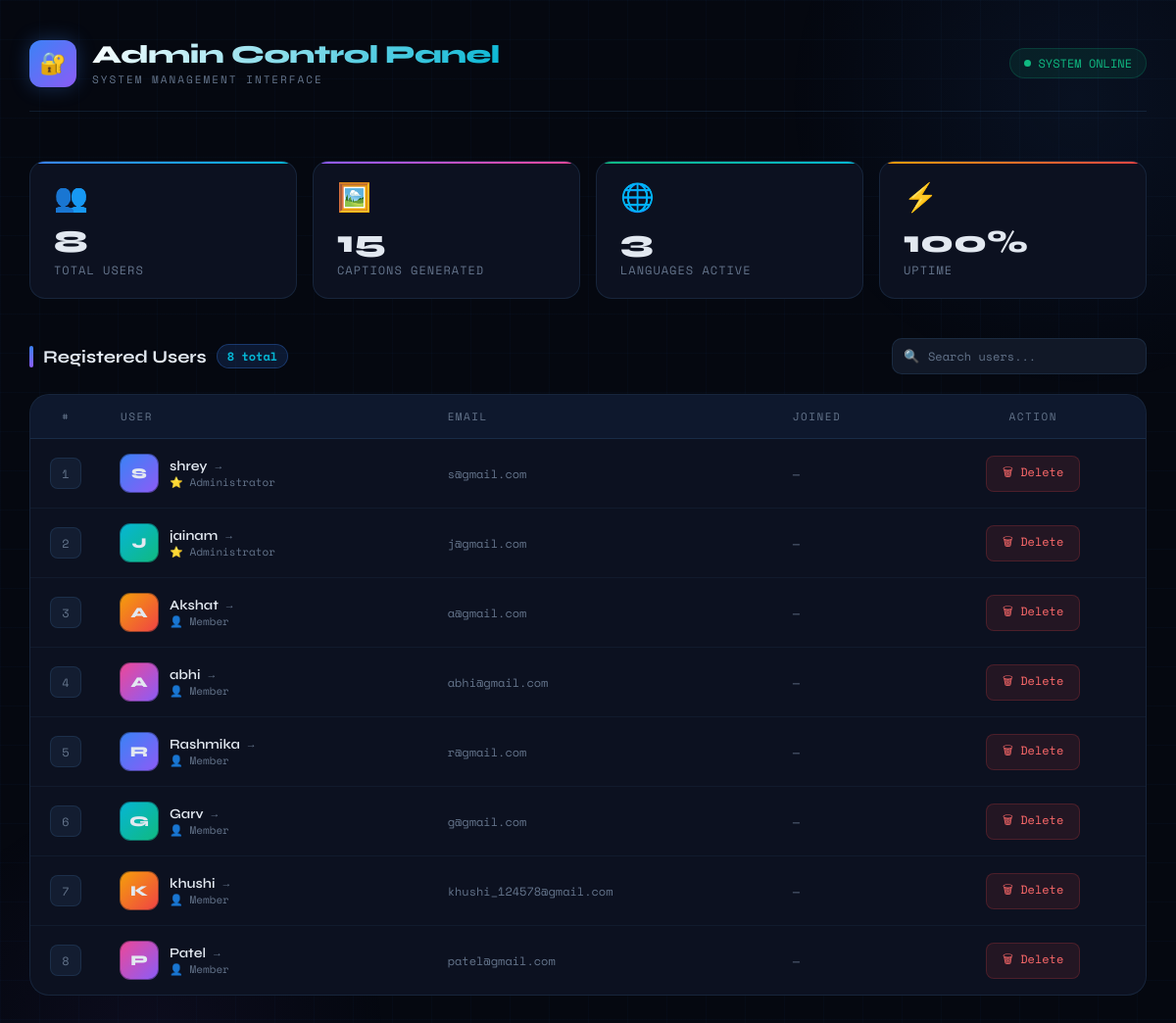
The page /admin (signed in) on the database its author committed.
### app.py (models this page shows)
class User(db.Model):
    __tablename__ = "users"
    id = db.Column(db.Integer, primary_key=True)
    username = db.Column(db.String(100), unique=True, nullable=False)
    email = db.Column(db.String(120), unique=True, nullable=False)
    password = db.Column(db.String(200), nullable=False)

### app.py (the view)
@app.route('/admin')
def admin():
    if 'user' not in session:
        return redirect(url_for('login'))
    allowed_admins = ["shrey", "jainam"]
    if session['user'].lower() not in allowed_admins:
        return "Access Denied"
    users = User.query.all()
    captions = ImageCaption.query.order_by(ImageCaption.id.desc()).all()
    return render_template("admin.html", users=users, captions=captions)

### templates/admin.html (shortened to what this page needs)
<!DOCTYPE html>
<html lang="en">
<head>
</head>
<body>
<div class="wrapper">
    <div class="header">
        <div class="header-left">
            <div class="logo-icon">🔐</div>
            <div>
                <div class="header-title">Admin Control Panel</div>
                <div class="header-subtitle">System Management Interface</div>
            </div>
        </div>
        <div class="header-right">
            <div class="status-pill">
                <div class="status-dot"></div>
                SYSTEM ONLINE
            </div>
        </div>
    </div>
    <div class="stats-row">
        <div class="stat-card">
            <div class="stat-icon">👥</div>
            <div class="stat-value">{{ users|length }}</div>
            <div class="stat-label">Total Users</div>
        </div>
        <div class="stat-card">
            <div class="stat-icon">🖼️</div>
            <div class="stat-value">{{ captions|length }}</div>
            <div class="stat-label">Captions Generated</div>
        </div>
        <div class="stat-card">
            <div class="stat-icon">🌐</div>
            <div class="stat-value">3</div>
            <div class="stat-label">Languages Active</div>
        </div>
        <div class="stat-card">
            <div class="stat-icon">⚡</div>
            <div class="stat-value">100%</div>
            <div class="stat-label">Uptime</div>
        </div>
    </div>
    <div class="section-header">
        <div class="section-title">
            <div class="section-title-bar"></div>
            Registered Users
            <span class="section-badge">{{ users|length }} total</span>
        </div>
        <div class="search-wrap">
            <span class="search-icon">🔍</span>
            <input type="text" id="searchInput" placeholder="Search users..." oninput="filterTable()">
        </div>
    </div>
    <div class="table-wrap">
        <table id="userTable">
            <thead>
                <tr>
                    <th>#</th>
                    <th>User</th>
                    <th>Email</th>
                    <th>Joined</th>
                    <th>Action</th>
                </tr>
            </thead>
            <tbody>
                {% for user in users %}
                <tr>
                    <td><span class="id-badge">{{ user.id }}</span></td>
                    <td>
                        <div class="user-cell">
                            <div class="avatar av-{{ loop.index0 % 4 }}">
                                {{ user.username[0].upper() }}
                            </div>
                            <div>
                                <a href="{{ url_for('view_user_history', user_id=user.id) }}" class="username-link">
                                    {{ user.username }}
                                    <span class="arrow">→</span>
                                </a>
                                <div class="user-role">
                                    {% if user.username.lower() in ['shrey', 'jainam'] %}
                                        ⭐ Administrator
                                    {% else %}
                                        👤 Member
                                    {% endif %}
                                </div>
                            </div>
                        </div>
                    </td>
                    <td><span class="email-cell">{{ user.email }}</span></td>
                    <td>
                        <span style="font-family:'Space Mono',monospace; font-size:12px; color:var(--muted);">
                            —
                        </span>
                    </td>
                    <td>
                        <a class="btn-delete"
                           href="{{ url_for('delete_user', user_id=user.id) }}"
                           onclick="return confirm('Delete {{ user.username }} and all their data?')">
                            🗑 Delete
                        </a>
                    </td>
                </tr>
                {% endfor %}
            </tbody>
        </table>
    </div>
</div>
</body>
</html>

### rows shown on the page
User: id "1", username "S", username "shrey", shows "⭐ Administrator", email "s@gmail.com"
User: id "2", username "J", username "jainam", shows "⭐ Administrator", email "j@gmail.com"
User: id "3", username "A", username "Akshat", shows "👤 Member", email "a@gmail.com"
User: id "4", username "A", username "abhi", shows "👤 Member", email "abhi@gmail.com"
User: id "5", username "R", username "Rashmika", shows "👤 Member", email "r@gmail.com"
User: id "6", username "G", username "Garv", shows "👤 Member", email "g@gmail.com"
User: id "7", username "K", username "khushi", shows "👤 Member", email "khushi_124578@gmail.com"
User: id "8", username "P", username "Patel", shows "👤 Member", email "patel@gmail.com"

### other values the page prints
{{ users|length }} "8"
{{ captions|length }} "15"
